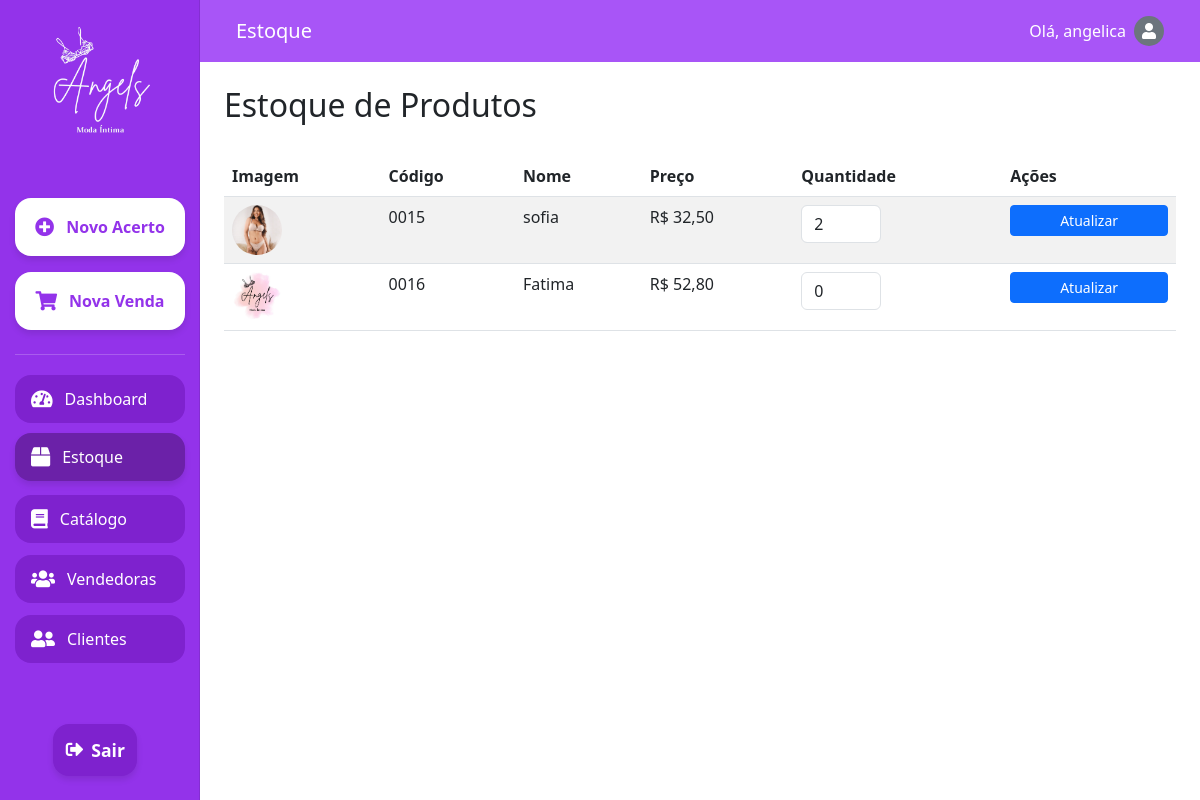
Before: /estoque/ (signed in) with the older database file.
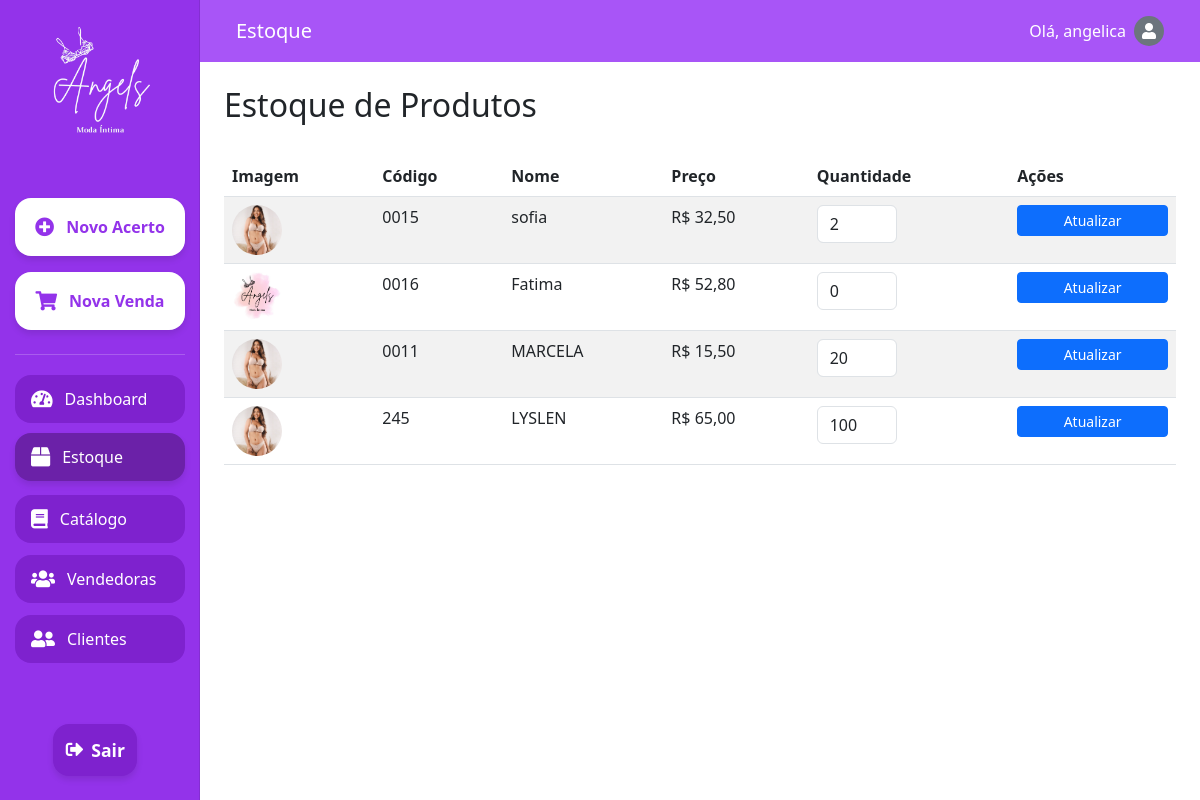
After: the same page with the newer database file.
### setup/models.py (models this page shows, shortened)
class Produto(models.Model):
    codigo = models.CharField(max_length=50, unique=True)
    nome = models.CharField(max_length=100)
    foto = models.ImageField(upload_to='produtos/', null=True, blank=True)
    preco = models.DecimalField(max_digits=10, decimal_places=2)
    quantidade = models.IntegerField(default=0)

### setup/views.py (the view)
# urls.py: path('estoque/', views.estoque, name='estoque'),
@login_required
def estoque(request):
    produtos = Produto.objects.all()
    return render(request, 'estoque.html', {'produtos': produtos})

### setup/templates/estoque.html (shortened to what the changed rows need)
{% extends 'base.html' %}
{% load static %}
{% block content %}
<!DOCTYPE html>
<html lang="pt-br">
<head>
    <link href="https://cdn.jsdelivr.net/npm/bootstrap@5.3.0/dist/css/bootstrap.min.css" rel="stylesheet">
    <link href="https://cdnjs.cloudflare.com/ajax/libs/font-awesome/5.15.3/css/all.min.css" rel="stylesheet">
</head>
<body>
    <div class="container-fluid vh-100">
        <div class="row h-100">
            <main class="col-md-9 ms-sm-auto col-lg-10 px-md-4">
                <div class="d-flex justify-content-between align-items-center mb-4">
                    <h1 class="h2">Estoque de Produtos</h1>
                </div>
                <div class="table-responsive">
                    <table class="table table-striped table-hover">
                        <thead>
                            <tr>
                                <th>Imagem</th>
                                <th>Código</th>
                                <th>Nome</th>
                                <th>Preço</th>
                                <th>Quantidade</th>
                                <th>Ações</th>
                            </tr>
                        </thead>
                        <tbody>
                            {% for produto in produtos %}
                            <tr>
                                <td>
                                    {% if produto.foto %}
                                        <img src="{{ produto.foto.url }}" alt="{{ produto.nome }}" class="product-image">
                                    {% else %}
                                        <div class="product-image bg-secondary d-flex align-items-center justify-content-center">
                                            <i class="fas fa-image text-white"></i>
                                        </div>
                                    {% endif %}
                                </td>
                                <td>{{ produto.codigo }}</td>
                                <td>{{ produto.nome }}</td>
                                <td>R$ {{ produto.preco|floatformat:2 }}</td>
                                <td>
                                    <input type="number" class="form-control quantity-input" value="{{ produto.quantidade }}" min="0" data-produto-id="{{ produto.id }}">
                                </td>
                                <td>
                                    <button class="btn btn-sm btn-primary update-quantity" data-produto-id="{{ produto.id }}">Atualizar</button>
                                </td>
                            </tr>
                            {% empty %}
                            <tr>
                                <td colspan="6" class="text-center">Nenhum produto cadastrado.</td>
                            </tr>
                            {% endfor %}
                        </tbody>
                    </table>
                </div>
            </main>
        </div>
    </div>
</body>
</html>
{% endblock %}

Changed rows visible on the page:
added Produto: foto (picture), codigo "0011", nome "MARCELA", preco "15,50", quantidade "20"
added Produto: foto (picture), codigo "245", nome "LYSLEN", preco "65,00", quantidade "100"
